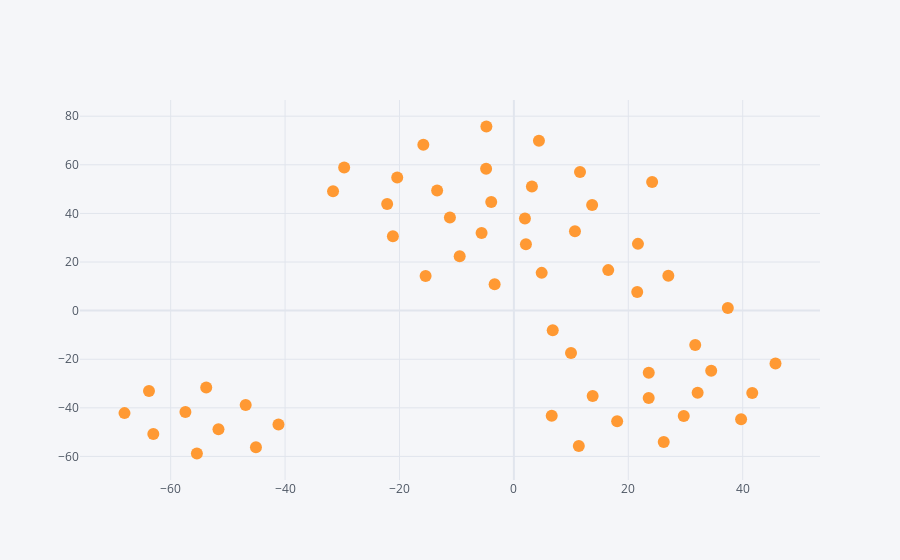

Here is the notebook cell this chart was saved with:
### Code cell
Xt.iplot(kind="scatter", mode="markers", x="d1", y="d2")

### Figure 1 — Plotly figure (JSON) as saved in the notebook; plotly's stock layout.template omitted (floating-point values rounded to 4 significant figures)
{"data": [{"line": {"color": "rgba(255, 153, 51, 1.0)", "dash": "solid", "shape": "linear", "width": 1.3}, "marker": {"size": 12, "symbol": "circle"}, "mode": "markers", "name": "d2", "text": "", "type": "scatter", "x": [-4.807, -15.83, 4.377, -41.15, -21.15, 11.56, -45.09, 26.19, 21.56, -3.961, 13.68, 11.35, -4.856, -51.64, -57.42, 9.987, 18.05, -13.42, 23.58, -31.61, -20.4, 31.7, 3.151, 10.68, 24.17, -55.42, -9.474, 21.69, -46.89, 39.72, -68.07, -63.03, -63.79, 16.49, -29.67, 13.77, 37.4, 2.103, 1.932, -11.18, 6.612, -15.43, 29.69, -5.646, 45.73, 41.67, -22.15, 32.12, 4.859, 34.49, 23.57, 6.791, 27.0, -53.78, -3.367], "y": [75.77, 68.22, 69.88, -46.86, 30.59, 57.06, -56.25, -54.05, 7.68, 44.72, 43.47, -55.74, 58.36, -48.8, -41.67, -17.48, -45.5, 49.42, -25.59, 49.07, 54.78, -14.14, 51.09, 32.69, 52.95, -58.79, 22.39, 27.47, -38.88, -44.65, -42.18, -50.8, -33.12, 16.66, 58.85, -35.09, 1.079, 27.27, 37.89, 38.36, -43.25, 14.29, -43.35, 31.98, -21.79, -33.9, 43.84, -33.8, 15.53, -24.7, -36.0, -8.1, 14.31, -31.61, 10.82]}], "layout": {"legend": {"bgcolor": "#F5F6F9", "font": {"color": "#4D5663"}}, "paper_bgcolor": "#F5F6F9", "plot_bgcolor": "#F5F6F9", "title": {"font": {"color": "#4D5663"}}, "xaxis": {"gridcolor": "#E1E5ED", "showgrid": true, "tickfont": {"color": "#4D5663"}, "title": {"font": {"color": "#4D5663"}, "text": ""}, "zerolinecolor": "#E1E5ED"}, "yaxis": {"gridcolor": "#E1E5ED", "showgrid": true, "tickfont": {"color": "#4D5663"}, "title": {"font": {"color": "#4D5663"}, "text": ""}, "zerolinecolor": "#E1E5ED"}}}
